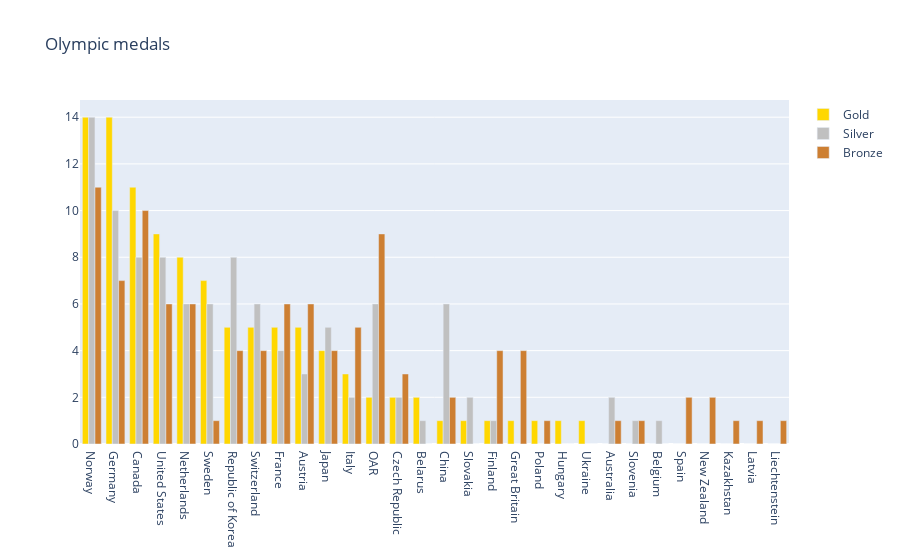

Notebook cell for this chart:
### Code cell
import pandas as pd
import plotly.offline as pyo
import plotly.graph_objs as go

df = pd.read_csv("../../data/bronze/plotlydash/2018WinterOlympics.csv")
trace1 = go.Bar(x=df["NOC"], y=df["Gold"], name="Gold", marker=dict(color="#FFD700"))
trace2 = go.Bar(x=df["NOC"], y=df["Silver"], name="Silver", marker=dict(color="#C0C0C0"))
trace3 = go.Bar(x=df["NOC"], y=df["Bronze"], name="Bronze", marker=dict(color="#CD7F32"))

data = [trace1, trace2, trace3]
layout = go.Layout(title="Olympic medals")
fig = go.Figure(data=data, layout=layout)
pyo.iplot(fig)

### Figure 1 — Plotly figure (JSON) as saved in the notebook; plotly's stock layout.template omitted (floating-point values rounded to 4 significant figures)
{"data": [{"marker": {"color": "#FFD700"}, "name": "Gold", "type": "bar", "x": ["Norway", "Germany", "Canada", "United States", "Netherlands", "Sweden", "Republic of Korea", "Switzerland", "France", "Austria", "Japan", "Italy", "OAR", "Czech Republic", "Belarus", "China", "Slovakia", "Finland", "Great Britain", "Poland", "Hungary", "Ukraine", "Australia", "Slovenia", "Belgium", "Spain", "New Zealand", "Kazakhstan", "Latvia", "Liechtenstein"], "y": [14, 14, 11, 9, 8, 7, 5, 5, 5, 5, 4, 3, 2, 2, 2, 1, 1, 1, 1, 1, 1, 1, 0, 0, 0, 0, 0, 0, 0, 0]}, {"marker": {"color": "#C0C0C0"}, "name": "Silver", "type": "bar", "x": ["Norway", "Germany", "Canada", "United States", "Netherlands", "Sweden", "Republic of Korea", "Switzerland", "France", "Austria", "Japan", "Italy", "OAR", "Czech Republic", "Belarus", "China", "Slovakia", "Finland", "Great Britain", "Poland", "Hungary", "Ukraine", "Australia", "Slovenia", "Belgium", "Spain", "New Zealand", "Kazakhstan", "Latvia", "Liechtenstein"], "y": [14, 10, 8, 8, 6, 6, 8, 6, 4, 3, 5, 2, 6, 2, 1, 6, 2, 1, 0, 0, 0, 0, 2, 1, 1, 0, 0, 0, 0, 0]}, {"marker": {"color": "#CD7F32"}, "name": "Bronze", "type": "bar", "x": ["Norway", "Germany", "Canada", "United States", "Netherlands", "Sweden", "Republic of Korea", "Switzerland", "France", "Austria", "Japan", "Italy", "OAR", "Czech Republic", "Belarus", "China", "Slovakia", "Finland", "Great Britain", "Poland", "Hungary", "Ukraine", "Australia", "Slovenia", "Belgium", "Spain", "New Zealand", "Kazakhstan", "Latvia", "Liechtenstein"], "y": [11, 7, 10, 6, 6, 1, 4, 4, 6, 6, 4, 5, 9, 3, 0, 2, 0, 4, 4, 1, 0, 0, 1, 1, 0, 2, 2, 1, 1, 1]}], "layout": {"title": {"text": "Olympic medals"}}}
